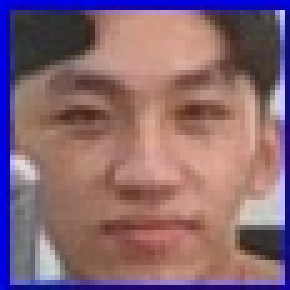
#> input picture ImagesUnknown/Image111.jpg, 58 x 58 px, given as the content of the folder ImagesUnknown/Image111.jpg, which was not available (shown 5 times larger)
$ python -i app1.py   (imports and definitions only)
#> lines starting #> are read from the running program, lines starting #| are printed output that depends on the picture

import cv2,io
import os

import csv
import numpy as np
from PIL import Image
import pandas as pd
import datetime
import time

from flask import Flask,render_template,request,Response
# [1 line not run here, left out]
route=os.path.dirname(os.path.abspath(__file__))
des=os.path.join(route,"TrainingImage")
sampleimage=0
# [3 lines that did not run here, left out]
# [7 lines that did not run here, left out]

# [4 lines that did not run here, left out]
# [3 lines that did not run here, left out]

# [54 lines left out: functions TakeImages, TrainImages, not called in this run]


def getImagesAndLabels(path):
    #get the path of all the files in the folder
#> called with path = 'ImagesUnknown/Image111.jpg'
    imagePaths=[os.path.join(path,f) for f in os.listdir(path)]
    #print(imagePaths)

    #create empth face list
    faces=[]
    #create empty ID list
    Ids=[]
    #now looping through all the image paths and loading the Ids and the images
    for imagePath in imagePaths:
        #loading the image and converting it to gray scale
        pilImage=Image.open(imagePath).convert('L')
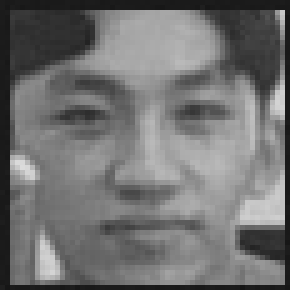
#> pilImage: PIL image 58x58 L (shown 5 times larger); min 21, max 219, mean 113.8
        #Now we are converting the PIL image into numpy array
        imageNp=np.array(pilImage,'uint8')
        #getting the Id from the image
#> (the run stopped early here; a loop or call above may not have finished)

$ run again, on ImagesUnknown/Image159.jpg
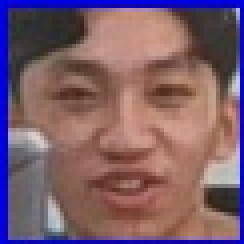
#> input picture ImagesUnknown/Image159.jpg, 61 x 61 px, given as the content of the folder ImagesUnknown/Image159.jpg, which was not available (shown 4 times larger)
#> in getImagesAndLabels, `pilImage=Image.open(imagePath).convert('L')`:
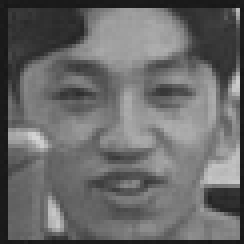
#> pilImage: PIL image 61x61 L (shown 4 times larger); min 21, max 213, mean 104.7
